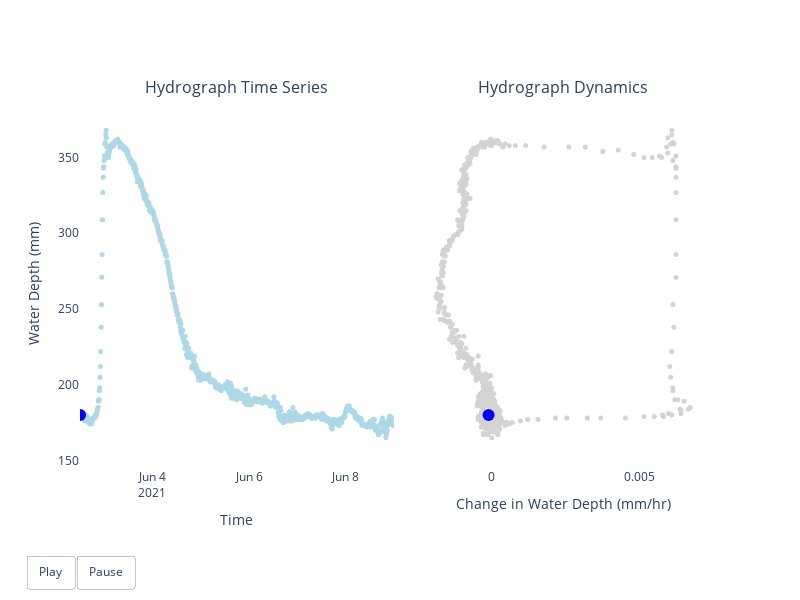

The cell this chart's notebook holds for it:
### Code cell
times = subset["date"]
values = subset["Value"]
diffs = subset["mean diff"]

# Create subplots
fig = make_subplots(rows=1, cols=2, shared_yaxes=True, subplot_titles=("Hydrograph Time Series", "Hydrograph Dynamics"), horizontal_spacing=0.02)

# Add background data points
fig.add_trace(
    go.Scatter(x=times, y=values, mode='markers', marker=dict(color='lightblue', size=5)),
    row=1, col=1
)

# Add histogram to the second subplot
fig.add_trace(
    go.Scatter(x=diffs, y=values, mode='markers', marker=dict(color='lightgray', size=5)),
    row=1, col=2
)

fig.add_trace(
    go.Scatter(x=[times[0]], y=[values[0]], mode='markers', marker=dict(color='blue', size=12)),
    row=1, col=1
)

fig.add_trace(
    go.Scatter(x=[diffs[0]], y=[values[0]], mode='markers', marker=dict(color='blue', size=12)),
    row=1, col=2
)

# Create frames for the animation in the first subplot
frames = [
    go.Frame(
        data=[
            go.Scatter(x=[times[k]], y=[values[k]], mode='markers', marker=dict(color="blue", size=12)),  # Update for first subplot
            go.Scatter(x=[diffs[k]], y=[values[k]], mode='markers', marker=dict(color="blue", size=12))   # Update for second subplot
        ],
        traces=[2, 3], 
    )
    for k in range(len(times))
]

fig.frames = frames


fig.update_layout(
    height=600,
    width=800,
    showlegend=False,
    yaxis_title="Water Depth (mm)",
    xaxis_title="Time",  # Setting x-axis label for the first subplot
    xaxis2_title="Change in Water Depth (mm/hr)",  # Setting x-axis label for the second subplot
    xaxis_showgrid=False,  # Remove gridlines for x-axis of the first subplot
    xaxis2_showgrid=False,  # Remove gridlines for x-axis of the second subplot
    yaxis_showgrid=False,  # Remove gridlines for y-axis (shared by both subplots)
    plot_bgcolor='white',  # Set plot background color to white
    paper_bgcolor='white',
    yaxis_range=[min(values)-20, max(values)+20],  # Fixing the y-axis range
    xaxis_range=[min(times), max(times)],  # Fixing the x-axis range for subplot 1
    xaxis2_range=[min(diffs)-0.001, max(diffs)+0.001],  #
)

# Add play and pause buttons
fig.update_layout(
    updatemenus=[
        {
            'buttons': [
                {'args': [None, {'frame': {'duration': 50, 'redraw': True}, 'fromcurrent': True, 'transition': {'duration': 25, 'easing': 'cubic-in-out'}}], 'label': 'Play', 'method': 'animate'},
                {'args': [[None], {'frame': {'duration': 0, 'redraw': True}, 'mode': 'immediate', 'transition': {'duration': 0}}], 'label': 'Pause', 'method': 'animate'}
            ],
            'direction': 'left',
            'pad': {'r': 10, 't': 87},
            'showactive': False,
            'type': 'buttons',
            'x': 0.1,
            'xanchor': 'right',
            'y': 0,
            'yanchor': 'top'
        }
    ]
)

# Show the figure
fig.show()
fig.write_html('clean_data_animation.html', include_plotlyjs=True)

### Figure 1 — Plotly figure (JSON) as saved in the notebook; plotly's stock layout.template omitted (floating-point values rounded to 4 significant figures; data arrays with more than 128 entries replaced by an {"elided": "..."} marker saying what was removed)
{"data": [{"marker": {"color": "lightblue", "size": 5}, "mode": "markers", "type": "scatter", "x": {"elided": "936 str values"}, "xaxis": "x", "y": {"elided": "936 int values"}, "yaxis": "y"}, {"marker": {"color": "lightgray", "size": 5}, "mode": "markers", "type": "scatter", "x": {"elided": "936 float values"}, "xaxis": "x2", "y": {"elided": "936 int values"}, "yaxis": "y2"}, {"marker": {"color": "blue", "size": 12}, "mode": "markers", "type": "scatter", "x": ["2021-06-02T12:01:00+00:00"], "xaxis": "x", "y": [180], "yaxis": "y"}, {"marker": {"color": "blue", "size": 12}, "mode": "markers", "type": "scatter", "x": [-0.0001042], "xaxis": "x2", "y": [180], "yaxis": "y2"}], "layout": {"annotations": [{"font": {"size": 16}, "showarrow": false, "text": "Hydrograph Time Series", "x": 0.245, "xanchor": "center", "xref": "paper", "y": 1, "yanchor": "bottom", "yref": "paper"}, {"font": {"size": 16}, "showarrow": false, "text": "Hydrograph Dynamics", "x": 0.755, "xanchor": "center", "xref": "paper", "y": 1, "yanchor": "bottom", "yref": "paper"}], "height": 600, "paper_bgcolor": "white", "plot_bgcolor": "white", "showlegend": false, "updatemenus": [{"buttons": [{"args": [null, {"frame": {"duration": 50, "redraw": true}, "fromcurrent": true, "transition": {"duration": 25, "easing": "cubic-in-out"}}], "label": "Play", "method": "animate"}, {"args": [[null], {"frame": {"duration": 0, "redraw": true}, "mode": "immediate", "transition": {"duration": 0}}], "label": "Pause", "method": "animate"}], "direction": "left", "pad": {"r": 10, "t": 87}, "showactive": false, "type": "buttons", "x": 0.1, "xanchor": "right", "y": 0, "yanchor": "top"}], "width": 800, "xaxis": {"anchor": "y", "domain": [0, 0.49], "range": ["2021-06-02T12:01:00+00:00", "2021-06-08T23:51:00+00:00"], "showgrid": false, "title": {"text": "Time"}}, "xaxis2": {"anchor": "y2", "domain": [0.51, 1], "range": [-0.002875, 0.007701], "showgrid": false, "title": {"text": "Change in Water Depth (mm/hr)"}}, "yaxis": {"anchor": "x", "domain": [0, 1], "range": [145, 388], "showgrid": false, "title": {"text": "Water Depth (mm)"}}, "yaxis2": {"anchor": "x2", "domain": [0, 1], "matches": "y", "showticklabels": false}}}
